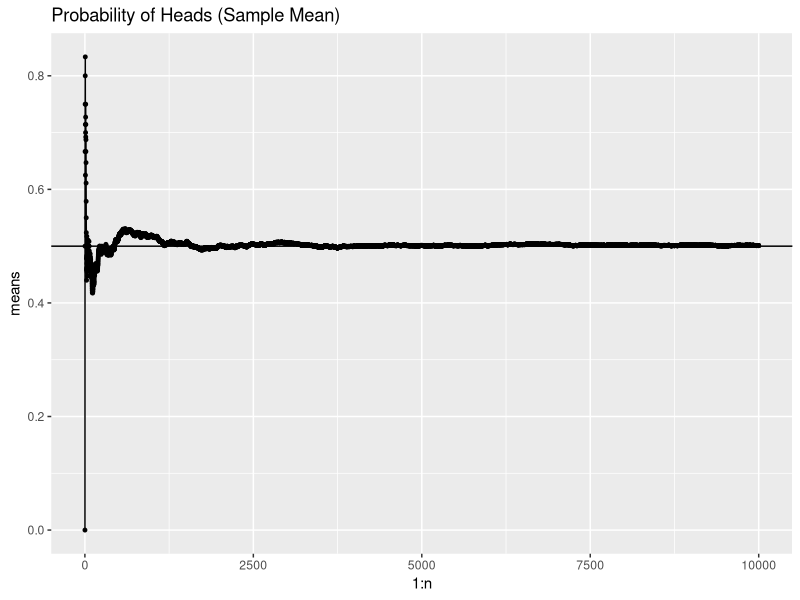
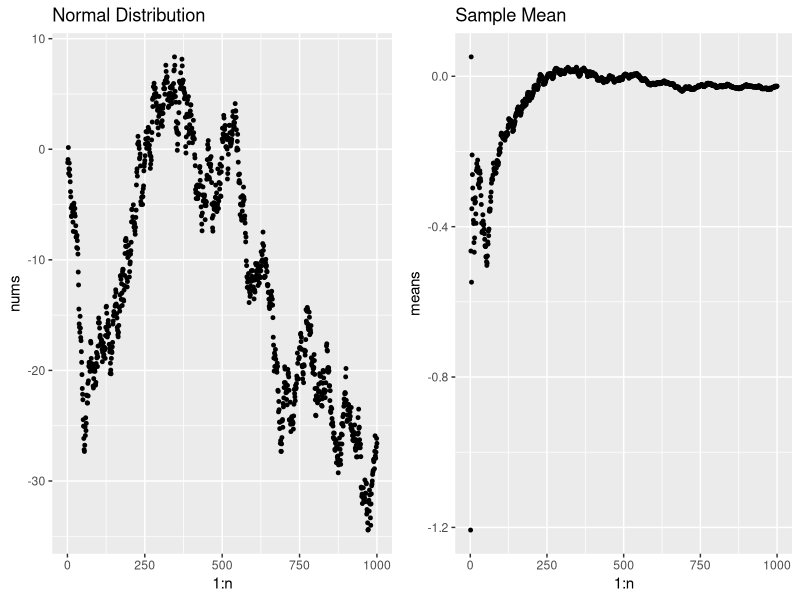
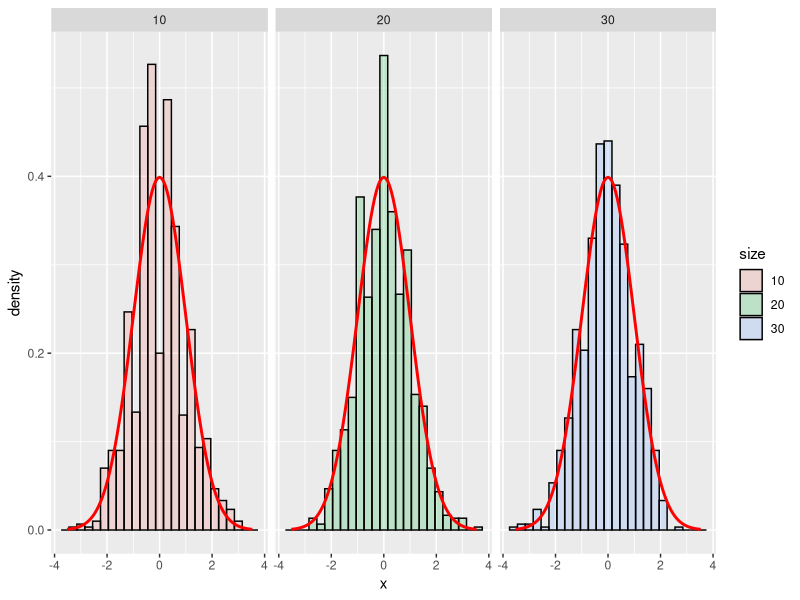
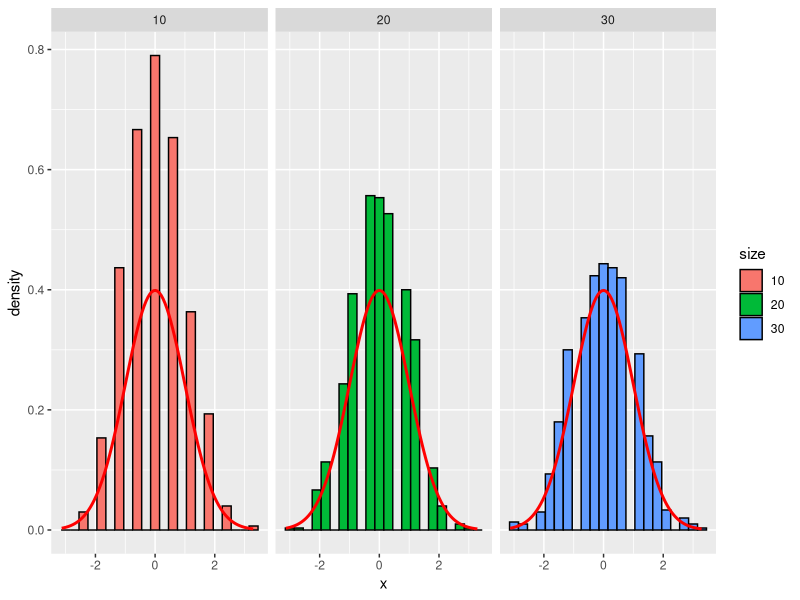
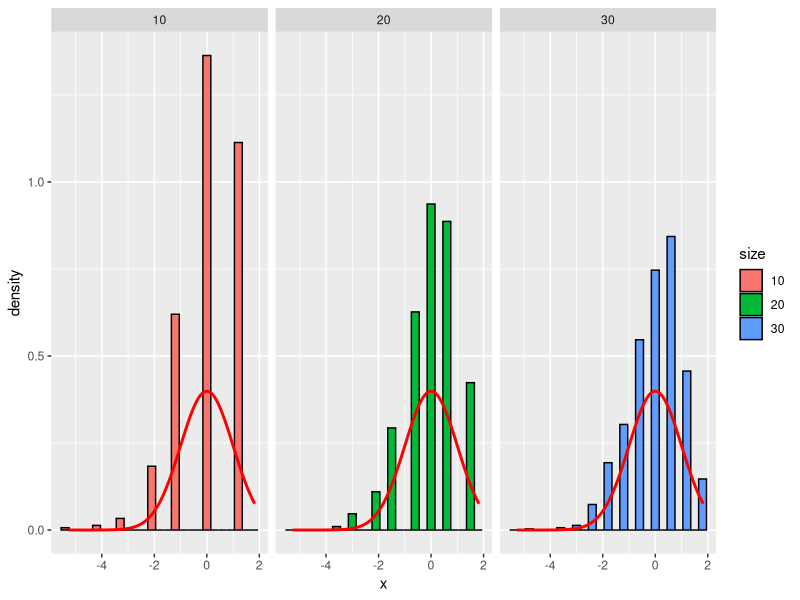

The R source for these figures, in order:
## ---- chunk 1
library("ggplot2")
library("graphics")
library("grDevices")

## ---- chunk 2
# Multiple plot function
#
# ggplot objects can be passed in ..., or to plotlist (as a list of ggplot objects)
# - cols:   Number of columns in layout
# - layout: A matrix specifying the layout. If present, 'cols' is ignored.
#
# If the layout is something like matrix(c(1,2,3,3), nrow=2, byrow=TRUE),
# then plot 1 will go in the upper left, 2 will go in the upper right, and
# 3 will go all the way across the bottom.
#
multiplot <- function(..., plotlist=NULL, file, cols=1, layout=NULL) {
  require(grid)

  # Make a list from the ... arguments and plotlist
  plots <- c(list(...), plotlist)

  numPlots = length(plots)

  # If layout is NULL, then use 'cols' to determine layout
  if (is.null(layout)) {
    # Make the panel
    # ncol: Number of columns of plots
    # nrow: Number of rows needed, calculated from # of cols
    layout <- matrix(seq(1, cols * ceiling(numPlots/cols)),
                    ncol = cols, nrow = ceiling(numPlots/cols))
  }

 if (numPlots==1) {
    print(plots[[1]])

  } else {
    # Set up the page
    grid.newpage()
    pushViewport(viewport(layout = grid.layout(nrow(layout), ncol(layout))))

    # Make each plot, in the correct location
    for (i in 1:numPlots) {
      # Get the i,j matrix positions of the regions that contain this subplot
      matchidx <- as.data.frame(which(layout == i, arr.ind = TRUE))

      print(plots[[i]], vp = viewport(layout.pos.row = matchidx$row,
                                      layout.pos.col = matchidx$col))
    }
  }
}

## ---- chunk 3
set.seed(1234)

# generate 1000 random, normally distributed numbers
n <- 10000
nums <- cumsum(rbinom(n=n, size=1, prob=.5))

# dividing by the vector 1:n gives a vector of 
# the running means of the normal distribution
means <- nums/(1:n)

#pnums <- ggplot() + aes(x=1:n, y=nums) + geom_point(size=1) + ggtitle("Binomial Distribution")
pmeans <- ggplot() + aes(x=1:n, y=means) + geom_point(size=1) + ggtitle("Probability of Heads (Sample Mean)")
pmeans <- pmeans + geom_hline(yintercept=0.5) + geom_line()

pmeans
## ---- chunk 4
set.seed(1234)
# generate 1000 random, normally distributed numbers
n <- 1000
nums <- cumsum(rnorm(n))

# dividing by the vector 1:n gives a vector of 
# the running means of the normal distribution
means <- nums/(1:n)

pnums <- ggplot() + aes(x=1:n, y=nums) + geom_point(size=1) + ggtitle("Normal Distribution")
pmeans <- ggplot( ) + aes(x=1:n, y=means) + geom_point(size=1) + ggtitle("Sample Mean")

multiplot(pnums, pmeans, cols = 2)

## ---- chunk 5
nosim <- 1000
cfunc <- function(x, n) sqrt(n) * (mean(x) - 3.5) / 1.71
dat <- data.frame(
  x = c(apply(matrix(sample(1 : 6, nosim * 10, replace = TRUE), 
                     nosim), 1, cfunc, 10),
        apply(matrix(sample(1 : 6, nosim * 20, replace = TRUE), 
                     nosim), 1, cfunc, 20),
        apply(matrix(sample(1 : 6, nosim * 30, replace = TRUE), 
                     nosim), 1, cfunc, 30)
        ),
  size = factor(rep(c(10, 20, 30), rep(nosim, 3))))

g <- ggplot(dat, aes(x = x, fill = size))
g <- g + geom_histogram(alpha = .20, binwidth=.3, colour = "black", aes(y = ..density..)) 
g <- g + stat_function(fun = dnorm, size = 1, color="red")
g + facet_grid(. ~ size)
## ---- chunk 6
nosim <- 1000
cfunc <- function(x, n) 2 * sqrt(n) * (mean(x) - 0.5) 
dat <- data.frame(
  x = c(apply(matrix(sample(0:1, nosim * 10, replace = TRUE), 
                     nosim), 1, cfunc, 10),
        apply(matrix(sample(0:1, nosim * 20, replace = TRUE), 
                     nosim), 1, cfunc, 20),
        apply(matrix(sample(0:1, nosim * 30, replace = TRUE), 
                     nosim), 1, cfunc, 30)
        ),
  size = factor(rep(c(10, 20, 30), rep(nosim, 3))))
g <- ggplot(dat, aes(x = x, fill = size)) + geom_histogram(binwidth=.3, colour = "black", aes(y = ..density..)) 
g <- g + stat_function(fun = dnorm, size = 1, color="red")
g + facet_grid(. ~ size)
## ---- chunk 7
nosim <- 1000
cfunc <- function(x, n) sqrt(n) * (mean(x) - 0.9) / sqrt(.1 * .9)
dat <- data.frame(
  x = c(apply(matrix(sample(0:1, prob = c(.1,.9), nosim * 10, replace = TRUE), 
                     nosim), 1, cfunc, 10),
        apply(matrix(sample(0:1, prob = c(.1,.9), nosim * 20, replace = TRUE), 
                     nosim), 1, cfunc, 20),
        apply(matrix(sample(0:1, prob = c(.1,.9), nosim * 30, replace = TRUE), 
                     nosim), 1, cfunc, 30)
        ),
  size = factor(rep(c(10, 20, 30), rep(nosim, 3))))
g <- ggplot(dat, aes(x = x, fill = size)) + geom_histogram(binwidth=.3, colour = "black", aes(y = ..density..)) 
g <- g + stat_function(fun = dnorm, size = 1, color="red")
g + facet_grid(. ~ size)
